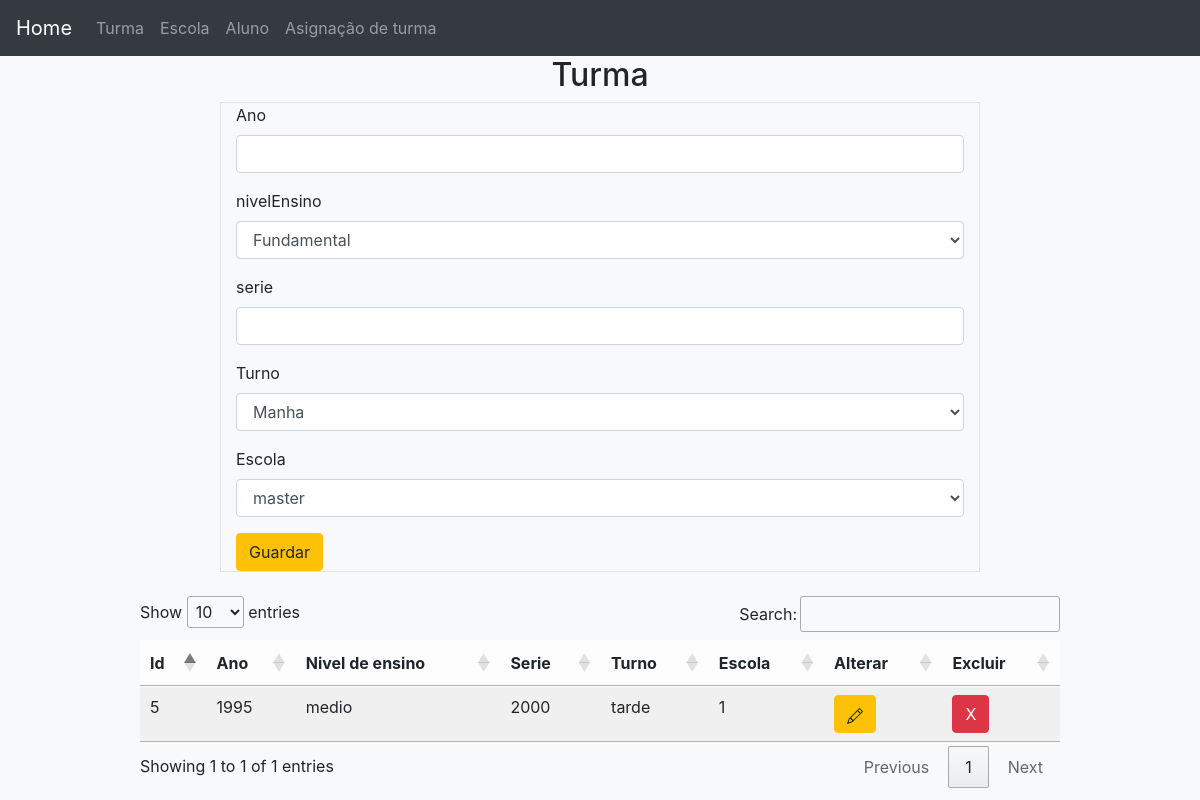
/turma/painelTurma.php, run on the app's committed database.
### tables this page shows
CREATE TABLE `turmas` (
  `id_turma` int(11) NOT NULL,
  `ano` int(4) NOT NULL,
  `nivel_ensino` varchar(150) NOT NULL COMMENT 'fundamental ou medio',
  `serie` varchar(150) NOT NULL,
  `turno` varchar(150) NOT NULL,
  `id_escola_fk` int(11) NOT NULL
);

### turma/painelTurma.php (the view, shortened to what this page needs)
<?php
require '../includes/conexion.php';
?>
<!doctype html>
<html lang="en">
<head>
    <?php include "../includes/css.php"; ?>
</head>
<body class="bg-light">
    <?php include "../navbar.php"; ?>
    <div class="container">
        <div class="row">
            <h2 class="mx-auto">Turma</h2>
        </div>
        <div class="row">
            <div class="col-8 offset-2 border">
                <form action="turma/insertTurma.php" method="post">
                    <div class="form-group">
                        <label for="ano">Ano</label>
                        <input type="number" class="form-control" name="ano" id="ano">
                    </div>
                    <div class="form-group">
                        <label for="nivelEnsino">nivelEnsino</label>
                        <select class="form-control" name="nivelEnsino" id="nivelEnsino">
                            <option value="Fundamental">Fundamental</option>
                        </select>
                    </div>
                    <div class="form-group">
                        <label for="serie">serie</label>
                        <input type="text" class="form-control" name="serie" id="serie">
                    </div>
                    <div class="form-group">
                        <label for="turno">Turno</label>
                        <select class="form-control" name="turno" id="turno">
                            <option value="Manha">Manha</option>
                        </select>
                    </div>
                    <div class="form-group">
                        <label for="idEscola">Escola</label>
                        <select name="idEscola" id="idEscola" class="form-control">
                            <option value="1">master</option>
                        </select>
                    </div>
                    <button type="submit" class="btn btn-warning d-flex justify-content-center">Guardar</button>
                </form>
            </div>
        </div>
    </div>
    <br>
    <div class="container">
        <div class="row">
            <div class="col-10 offset-1">
                <table class="table table-striped table-hover table-light">
                    <thead>
                        <tr>
                            <th>Id</th>
                            <th>Ano</th>
                            <th>Nivel de ensino</th>
                            <th>Serie</th>
                            <th>Turno</th>
                            <th>Escola</th>
                            <th>Alterar</th>
                            <th>Excluir</th>
                        </tr>
                    </thead>
                    <tbody>
                        <?php
                        $querySelect = "SELECT * FROM turmas";
                        $result = $conn->query($querySelect);
                        if ($result->num_rows > 0) {
                            while ($row = $result->fetch_assoc()) {
                        ?>
                                <tr>
                                    <td><?php echo $row["id_turma"]; ?></td>
                                    <td><?php echo $row["ano"]; ?></td>
                                    <td><?php echo $row["nivel_ensino"]; ?></td>
                                    <td><?php echo $row["serie"]; ?></td>
                                    <td><?php echo $row["turno"]; ?></td>
                                    <td><?php echo $row["id_escola_fk"]; ?></td>
                                    <td>
                                        <button data-id-turma="<?= $row["id_turma"]; ?>" data-ano="<?= $row["ano"]; ?>" data-nivel-ensino="<?= $row["nivel_ensino"]; ?>" data-serie="<?= $row["serie"]; ?>" data-turno="<?= $row["turno"]; ?>" data-escola="<?= $row["id_escola_fk"]; ?>" class="btn btn-warning btnAlterar" data-toggle="modal" data-target="#modalAlterar">
                                        </button>
                                    </td>
                                    <td>
                                        <form action="turma/deleteTurma.php" method="post">
                                            <button class="btn btn-danger">X</button>
                                        </form>
                                    </td>
                                </tr>
                        <?php
                            }
                        }
                        ?>
                    </tbody>
                </table>
            </div>
        </div>
    </div>
</body>
</html>

### data on the page
turmas: id_turma "5", ano "1995", nivel_ensino "medio", serie "2000", turno "tarde", id_escola_fk "1"
